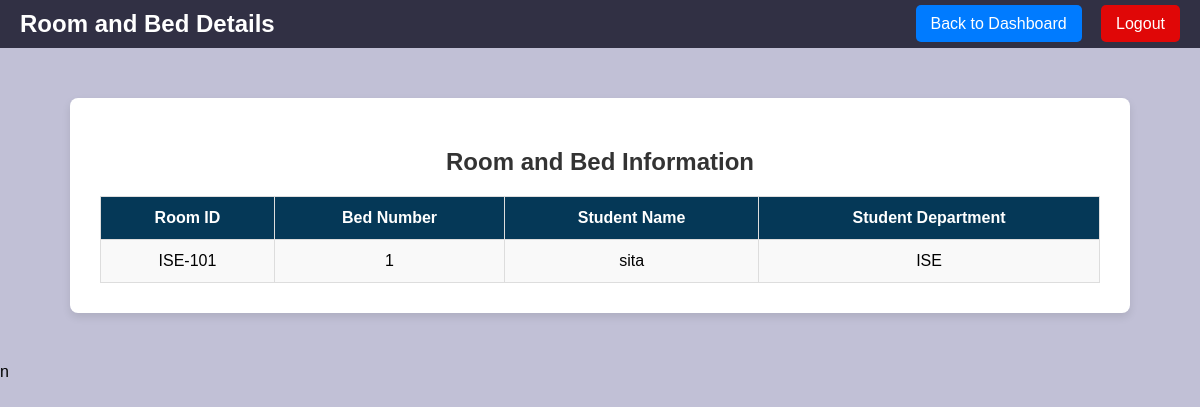
/admins_dashboard/view_room_bookingg.php (signed in), run on the app's committed database.
### tables this page shows
CREATE TABLE `gblock_rooms` (
  `room_id` int(11) NOT NULL,
  `department_id` int(11) NOT NULL,
  `room_number` varchar(10) NOT NULL
);

CREATE TABLE `gblock_beds` (
  `bed_id` int(11) NOT NULL,
  `room_id` int(11) NOT NULL,
  `bed_number` int(11) NOT NULL,
  `is_booked` tinyint(1) DEFAULT 0,
  `student_name` varchar(255) DEFAULT NULL
);

CREATE TABLE `students_g` (
  `StudentID` int(11) NOT NULL,
  `Name` varchar(100) NOT NULL,
  `Phone_no` int(11) NOT NULL,
  `Department` varchar(100) NOT NULL,
  `Year` int(11) NOT NULL,
  `Address` text NOT NULL,
  `Username` varchar(50) NOT NULL,
  `Password` varchar(255) NOT NULL,
  `RegisteredBy` varchar(50) DEFAULT NULL,
  `csn_usn` varchar(50) NOT NULL
);

### admins_dashboard/view_room_bookingg.php (the view, shortened to what this page needs)
<?php
include '../connection/db.php';
$query_rooms_beds = "
    SELECT
    grooms.room_number,
    gbeds.bed_number,
    gbeds.student_name,
    stv.Department
FROM
    gblock_rooms AS grooms
JOIN
    gblock_beds AS gbeds ON gbeds.room_id = grooms.room_id
JOIN
    students_g AS stv ON gbeds.student_name = stv.Username;
";
$result_rooms_beds = $conn->query($query_rooms_beds);
?>
<!DOCTYPE html>
<html lang="en">
<head>
</head>
<body>
    <div class="navbar">
        <h1>Room and Bed Details</h1>
        <div>
            <a href="../admins_dashboard/g.php" class="btn">Back to Dashboard</a>
            <a href="../admins/admin_logout.php" class="logout">Logout</a>
        </div>
    </div>
    <div class="dashboard-container">
        <h2>Room and Bed Information</h2>
        <?php if ($result_rooms_beds->num_rows > 0): ?>
            <table>
                <thead>
                    <tr>
                        <th>Room ID</th>
                        <th>Bed Number</th>
                        <th>Student Name</th>
                        <th>Student Department</th>
                    </tr>
                </thead>
                <tbody>
                    <?php while ($row = $result_rooms_beds->fetch_assoc()): ?>
                        <tr>
                            <td><?php echo $row['room_number']; ?></td>
                            <td><?php echo $row['bed_number']; ?></td>
                            <td><?php echo $row['student_name'] ? $row['student_name'] : 'No Student Assigned'; ?></td>
                            <td><?php echo $row['Department']; ?></td>
                        </tr>
                    <?php endwhile; ?>
                </tbody>
            </table>
        <?php else: ?>
            <p>No room and bed information available.</p>
        <?php endif; ?>
    </div>
</body>
</html>

### admins_dashboard/view_room_bookingg.php (style rules this page uses)
body { font-family: Arial, sans-serif; background-color: rgb(193, 192, 214); margin: 0; padding: 0; }
.navbar { background-color: rgb(49, 48, 68); padding: 10px 20px; display: flex; justify-content: space-between; align-items: center; color: white; }
.navbar h1 { margin: 0; font-size: 24px; }
.navbar a { color: white; text-decoration: none; margin-left: 15px; font-size: 16px; }
.dashboard-container { max-width: 1000px; margin: 50px auto; padding: 30px; background-color: #fff; border-radius: 8px; box-shadow: 0 4px 8px rgba(0, 0, 0, 0.1); }
h2 { text-align: center; color: #333; }
table { width: 100%; border-collapse: collapse; margin-top: 20px; }
th, td { padding: 12px; border: 1px solid #ddd; text-align: center; }
th { background-color: #053857; color: white; }
td { background-color: #f9f9f9; }
.btn { padding: 10px 15px; background-color: #007bff; color: white; border: none; border-radius: 5px; cursor: pointer; text-decoration: none; }
.logout { padding: 10px 15px; background-color:rgb(224, 7, 7); color: white; border: none; border-radius: 5px; cursor: pointer; text-decoration: none; }

### data on the page
gblock_rooms: room_number "ISE-101", gblock_beds.bed_number "1", gblock_beds.student_name "sita", students_g.Department "ISE"
